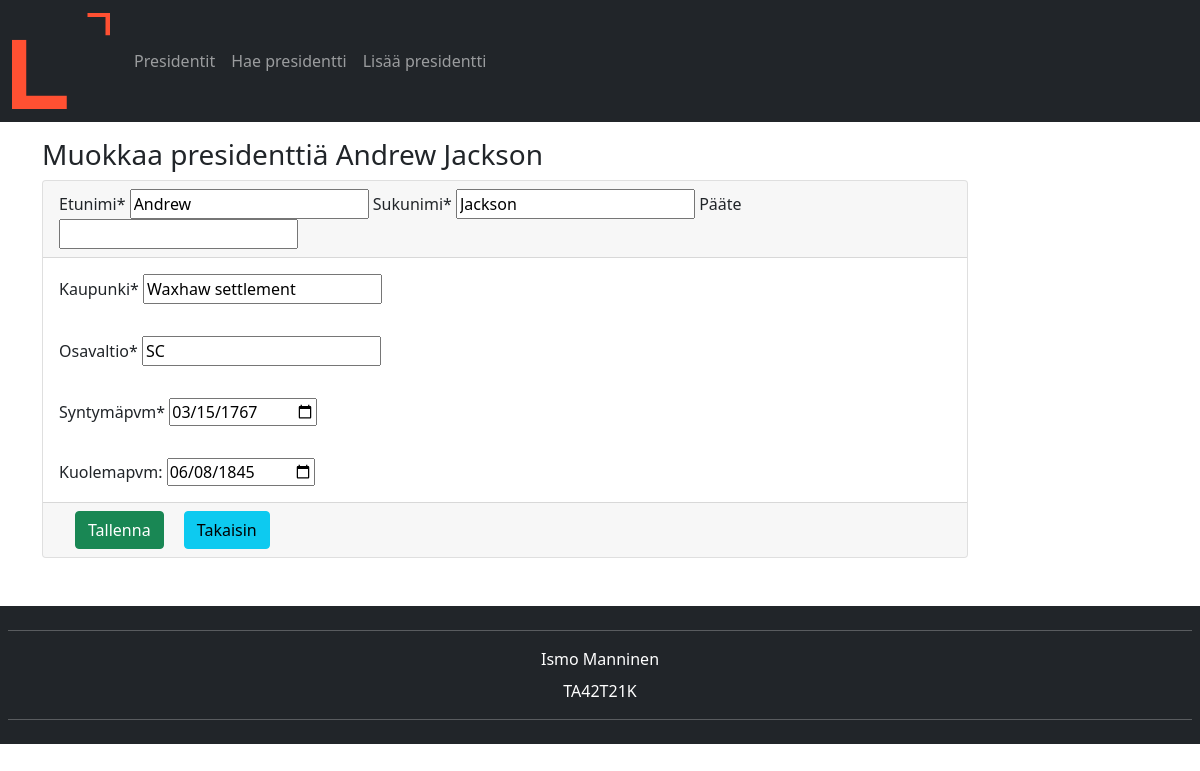
Screenshot of /index.php?page=change&last_name=Jackson with the database file from the repository.
### tables this page shows
CREATE TABLE `presidentti` (
  `presidentID` int(11) NOT NULL,
  `last_name` varchar(55) NOT NULL,
  `first_name` varchar(35) NOT NULL,
  `suffix` varchar(5) DEFAULT NULL,
  `city` varchar(20) NOT NULL,
  `state` varchar(2) NOT NULL,
  `birth` date NOT NULL,
  `death` date DEFAULT NULL
);

### includes/dbManagement.php (called while the page is built, shortened)
<?php
require 'dbConnect.php';
isset($_GET['page']) ? $page = $_GET['page'] : $page = '';
isset($_GET['first_name']) ? $firstName = $_GET['first_name'] : $firstName='';
isset($_GET['last_name']) ? $lastName = $_GET['last_name'] : $lastName='';
if ($page == 'all_presidents') {
  $sql = 'SELECT first_name, last_name, birth FROM presidentti ORDER BY first_name, last_name';
  $result = $conn->query($sql);
  $rowCount = mysqli_num_rows($result);
} else if ($page == 'data' || $page == 'change' || $page == 'delete') {
  $sql = "SELECT *
          FROM presidentti
          WHERE first_name = '$firstName'
          OR last_name = '$lastName'";
  $result = $conn->query($sql);
  if($result->num_rows > 0)
    $row = $result->fetch_assoc();
} else if (isset($_POST['laheta'])) {
  $firstName = $conn->real_escape_string($_POST['etunimi']);
  $lastName = $conn->real_escape_string($_POST['sukunimi']);
  $suffix = $conn->real_escape_string($_POST['paate']);
  $city = $conn->real_escape_string($_POST['kaupunki']);
  $state = $conn->real_escape_string($_POST['osavaltio']);
  $birth = $conn->real_escape_string($_POST['syntymapvm']);
  $death = $conn->real_escape_string($_POST['kuolemapvm']);
  $suffix = empty($suffix) ? "NULL" : "'$suffix'";
  $death = empty($death) ? "NULL" : "'$death'";
  $sql = "SELECT first_name, last_name
        FROM presidentti
        WHERE first_name = '$firstName'
        AND last_name = '$lastName'";
  $result = $conn->query($sql);
  $rowCount = mysqli_num_rows($result);
  if ($rowCount > 0) {
      header('location: ../index.php?page=add_president&error=president_already_exists');
  } else {
      $sql = "INSERT INTO presidentti(last_name, first_name, suffix, city, state, birth, death)
        VALUES ('$lastName','$firstName',$suffix,'$city','$state','$birth',$death)";
      if ($conn->query($sql) === true) {
          header('location: ../index.php?page=all_presidents&complete=president_added_to_database');
      } else {
          header('location: ../index.php?page=all_presidents&error=sql_insert-statement');
      }
  }
} else if(isset($_POST['lahetaMuokkaus'])) {
  $presidentId = $conn->real_escape_string($_POST['presidenttiId']);
  $firstName = $conn->real_escape_string($_POST['etunimi']);
  $lastName = $conn->real_escape_string($_POST['sukunimi']);
  $suffix = $conn->real_escape_string($_POST['paate']);
  $city = $conn->real_escape_string($_POST['kaupunki']);
  $state = $conn->real_escape_string($_POST['osavaltio']);
  $birth = $conn->real_escape_string($_POST['syntymapvm']);
  $death = $conn->real_escape_string($_POST['kuolemapvm']);
  $suffix = empty($suffix) ? "NULL" : "'$suffix'";
  $death = empty($death) ? "NULL" : "'$death'";
  $sql = "UPDATE presidentti
        SET first_name = '$firstName',
            last_name = '$lastName',
            suffix = $suffix,
            city = '$city',
            state = '$state',
            birth = '$birth',
            death = $death WHERE presidentID = $presidentId";
  if ($conn->query($sql) === true){
      header('location: ../index.php?page=data&first_name='.$firstName.'&complete=changes_saved');
  }else {
      header('location: ../index.php?page=data?error=sql_update-statement');
  }
} else if (isset($_POST['poistaPresidentti'])) {
  $presidentId = $conn->real_escape_string($_POST['presidenttiId']);
  $sql = "DELETE FROM presidentti WHERE presidentID = $presidentId";
  if($conn->query($sql) === true){
      header('location: ../index.php?page=all_presidents&complete=president_deleted');
  }else
      header('location: ../index.php?page=data?error=sql_delete-statement');
}
?>

### muokkaaPresidentti.php (the view)
<?php
if ($row > 0) {
    echo '
<div class="container">
    <div class="row">
    <h3 class="mt-3">Muokkaa presidenttiä '.$row['first_name'].' '.$row['last_name'].'</h3>
        <div class="col-md-10">
            <form action="includes/dbManagement.php" method="post">
                <input type="hidden" name="presidenttiId" value="'.$row['presidentID'].'">
                <div class="card">
                    <div class="card-header">
                        <div class="d-lg-inline">Etunimi* <input type="text" name="etunimi" value="'.$row['first_name'].'" required></div>
                        <div class="d-lg-inline">Sukunimi* <input type="text" name="sukunimi" value="'.$row['last_name'].'" required></div>
                        <div class="d-inline">Pääte <input type="text" name="paate" value="'.$row['suffix'].'"></div>
                    </div>
                    <div class="card-body">Kaupunki* <input type="text" name="kaupunki" value="'.$row['city'].'" required></div>
                    <div class="card-body">Osavaltio* <input type="text" name="osavaltio" value="'.$row['state'].'" required></div>
                    <div class="card-body">Syntymäpvm* <input type="date" name="syntymapvm" value="'.$row['birth'].'" required></div>
                    <div class="card-body">Kuolemapvm: <input type="date" name="kuolemanpvm" value="'.$row['death'].'"></div>
                    <div class="card-footer">
                        <button type="submit" class="btn btn-success mx-3" name="lahetaMuokkaus">Tallenna</button>
                        '; if ($firstName <> "") {
                            echo '<a href="./index.php?page=data&first_name='.$firstName.'" class="btn btn-info ">Takaisin</a>';
                        } elseif ($lastName <> "") {
                            echo '<a href="./index.php?page=data&last_name='.$lastName.'" class="btn btn-info ">Takaisin</a>';
                        }
                        echo '
                    </div>
                </div>
            </form>
        </div>
    </div>
</div>';
} else {
        echo '<p class="alert alert-warning">No data</p>';
    }
?>

### rows the page displays
presidentti: first_name "Andrew", last_name "Jackson", etunimi "Andrew", sukunimi "Jackson", kaupunki "Waxhaw settlement", osavaltio "SC", syntymapvm "03/15/1767", kuolemanpvm "06/08/1845"
